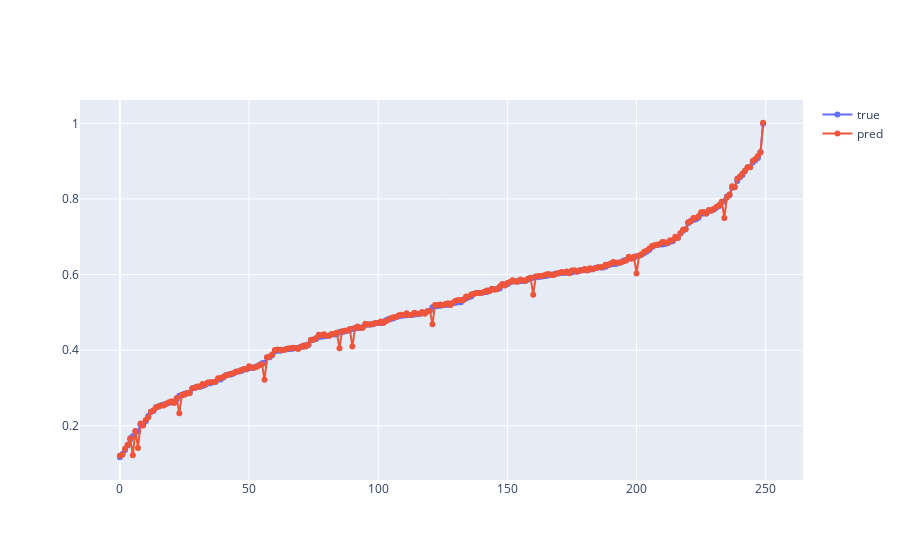

Source (notebook cell):
### Code cell
from sklearn.linear_model import RANSACRegressor
from sklearn.datasets import make_regression
X, y = make_regression(
    n_samples=200, n_features=2, noise=4.0, random_state=0)
clf = RANSACRegressor(random_state=0)


model_name = 'ransac'
clf.fit(Xtrain, ytrain)

pred = clf.predict(Xtest)
rst_mse = mse(ytest, pred)
rst_score = clf.score(Xtrain, ytrain)
mseret[model_name] = rst_mse
scoreret[model_name] = rst_score
print(rst_mse, rmse(ytest, pred), mae(ytest, pred))
print(clf.score(Xtrain, ytrain), rst_score)
edf = pd.DataFrame({'target': ytest, 'pred': pred})
edf.sort_values(by='target', inplace=True)
draw_lines([i for i in range(len(ytest))], [edf.target, edf.pred], ['true', 'pred'])

### Figure 1 — Plotly figure (JSON) as saved in the notebook; plotly's stock layout.template omitted (floating-point values rounded to 4 significant figures; data arrays with more than 128 entries replaced by an {"elided": "..."} marker saying what was removed)
{"data": [{"mode": "lines+markers", "name": "true", "type": "scatter", "x": {"elided": "250 int values"}, "y": {"elided": "250 float values"}}, {"mode": "lines+markers", "name": "pred", "type": "scatter", "x": {"elided": "250 int values"}, "y": {"elided": "250 float values"}}], "layout": {}}
